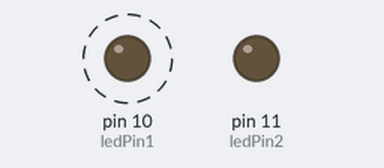
A sketch run on a simulated Arduino Uno, built with avr-gcc and run on an emulated ATmega328P. Parts: output pins drawn as LEDs (lit = HIGH). Dashed ring = blinking.

Above: at 0.5 s.
At 3.5 s:
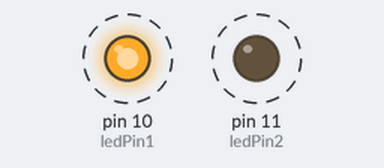
Timing chart, 0 to 4.6 s (numbered marks = the images above):
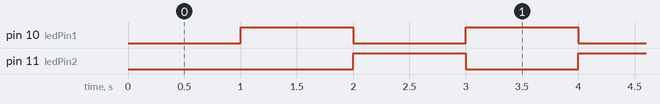

Measured:
- by itself, pin 10 (ledPin1), pin 11 (ledPin2): alternates HIGH for 1.0 s and LOW for 1.0 s

The sketch:

led_blinking.ino
```cpp
// Define the pins for the LEDs
const int ledPin1 = 10;
const int ledPin2 = 11;

// Define the time interval for blinking in milliseconds
const unsigned long blinkInterval = 1000; // Blink interval in milliseconds

unsigned long previousMillis = 0; // Stores the last time LED was updated

int ledState = LOW; // Tracks the current state of the LED

void setup() {
  // Initialize the digital pins as outputs
  pinMode(ledPin1, OUTPUT);
  pinMode(ledPin2, OUTPUT);
}

void loop() {
  // Get the current time
  unsigned long currentMillis = millis();

  // Check if it's time to blink the LED
  if (currentMillis - previousMillis >= blinkInterval) {
    // Save the last time the LED blinked
    previousMillis = currentMillis;

    // Toggle the LED state
    if (ledState == LOW) {
      ledState = HIGH;
    } else {
      ledState = LOW;
    }

    // Write the LED state to the pins
    digitalWrite(ledPin1, ledState);
    digitalWrite(ledPin2, !ledState); // Invert the state for the second LED
  }
}
```
